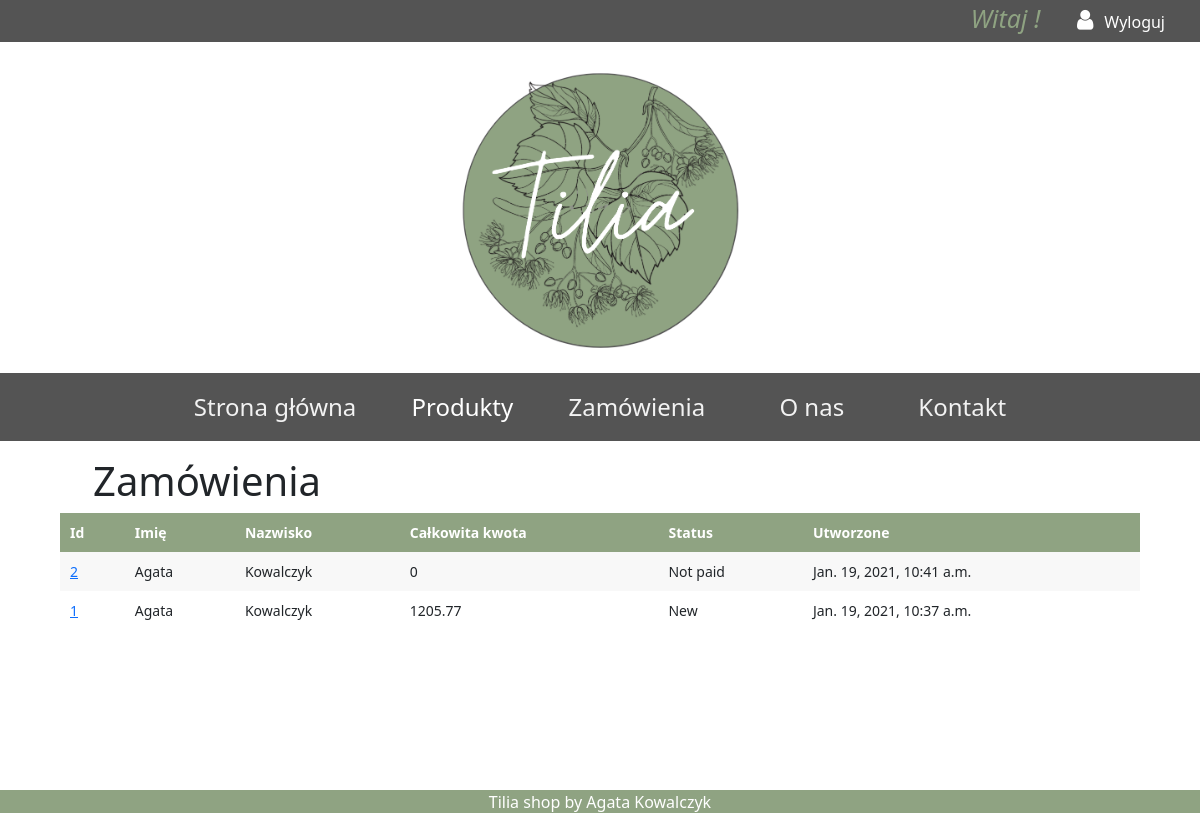
The app's page /orders/orders_list/ (signed in), older data.
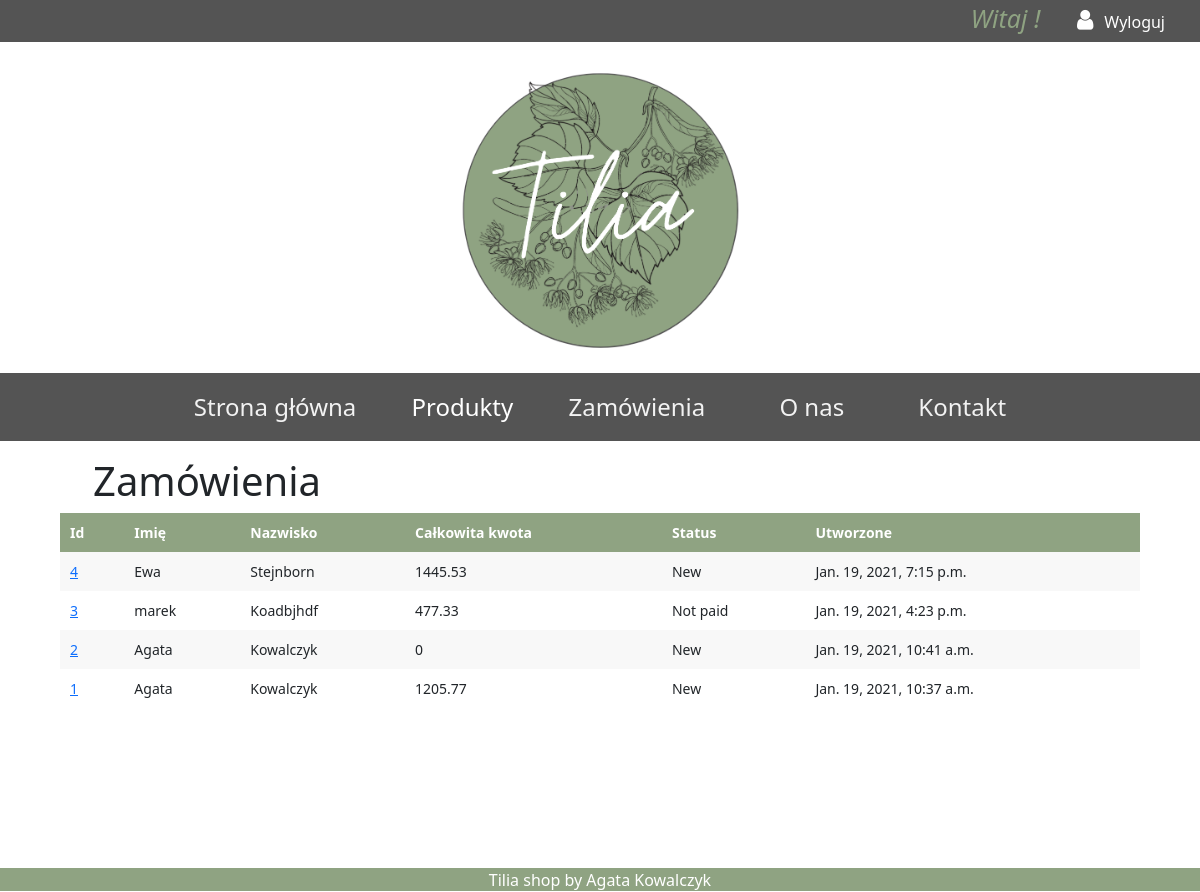
The same page, newer data.
### orders/models.py (models this page shows, shortened)
class Order(models.Model):
    first_name = models.CharField(max_length=40)
    last_name = models.CharField(max_length=60)
    email = models.EmailField()
    address = models.CharField(max_length=200)
    zip_code = models.CharField(max_length=10)
    city = models.CharField(max_length=100)
    created = models.DateTimeField(auto_now_add=True)
    updated = models.DateTimeField(auto_now=True)
    STATUS = (('1', 'New'), ('2', 'Not paid'), ('3', 'Paid'), ('4', 'Completed'), ('5', 'Archival'))
    status = models.CharField(max_length=10, choices=STATUS, default='1')
    class Meta:
        ordering = ('-created',)
    def get_total_cost(self):
        return sum(item.get_cost() for item in self.items.all())

class OrderItem(models.Model):
    order = models.ForeignKey(Order, related_name='items', on_delete=models.CASCADE)
    product = models.ForeignKey(Product, related_name='order_items', on_delete=models.CASCADE)
    price = models.DecimalField(max_digits=10, decimal_places=2)
    quantity = models.PositiveIntegerField(default=1)
    def get_cost(self):
        return self.price * self.quantity

### orders/views.py (the view)
# urls.py: path('orders_list/', views.orders_list, name='orders_list'),
@login_required(login_url='/login')
def orders_list(request):
    orders = Order.objects.all()
    context = {
        'orders': orders
    }
    return render(request, 'orders/list.html', context)

### cart/context_processors.py (called while the page is built)
def cart(request):
    return {'cart': Cart(request)}

### orders/templates/orders/list.html (shortened to what this page needs)
{% extends "shop/base.html" %}
{% load static %}
{% block content %}
    <h1 style="margin-left: 93px;">Zamówienia </h1>
    <table class="cart">
      <thead>
        <tr>
          <th>Id</th>
          <th>Imię</th>
          <th>Nazwisko</th>
          <th>Całkowita kwota</th>
          <th>Status</th>
          <th>Utworzone</th>
        </tr>
      </thead>
      <tbody>
        {% for order in orders %}
            <tr>
              <td><a href="{% url 'orders:order_detail' order.id %}">{{ order.id }}</a></td>
              <td>{{ order.first_name }}</td>
              <td>{{ order.last_name }}</td>
              <td>{{ order.get_total_cost }}</td>
              <td>{{ order.get_status_display }}</td>
              <td >{{ order.created }}</td>
            </tr>
        {% endfor %}
      </tbody>
    </table>
{% endblock %}

Row changes from the older to the newer data that the page shows:
added Order: id "4", first_name "Ewa", last_name "Stejnborn", get_total_cost "1445.53", status "New", created "Jan. 19, 2021, 7:15 p.m."
added Order: id "3", first_name "marek", last_name "Koadbjhdf", get_total_cost "477.33", status "Not paid", created "Jan. 19, 2021, 4:23 p.m."
changed Order "Jan. 19, 2021, 10:41 a.m.": status "Not paid" → "New"
